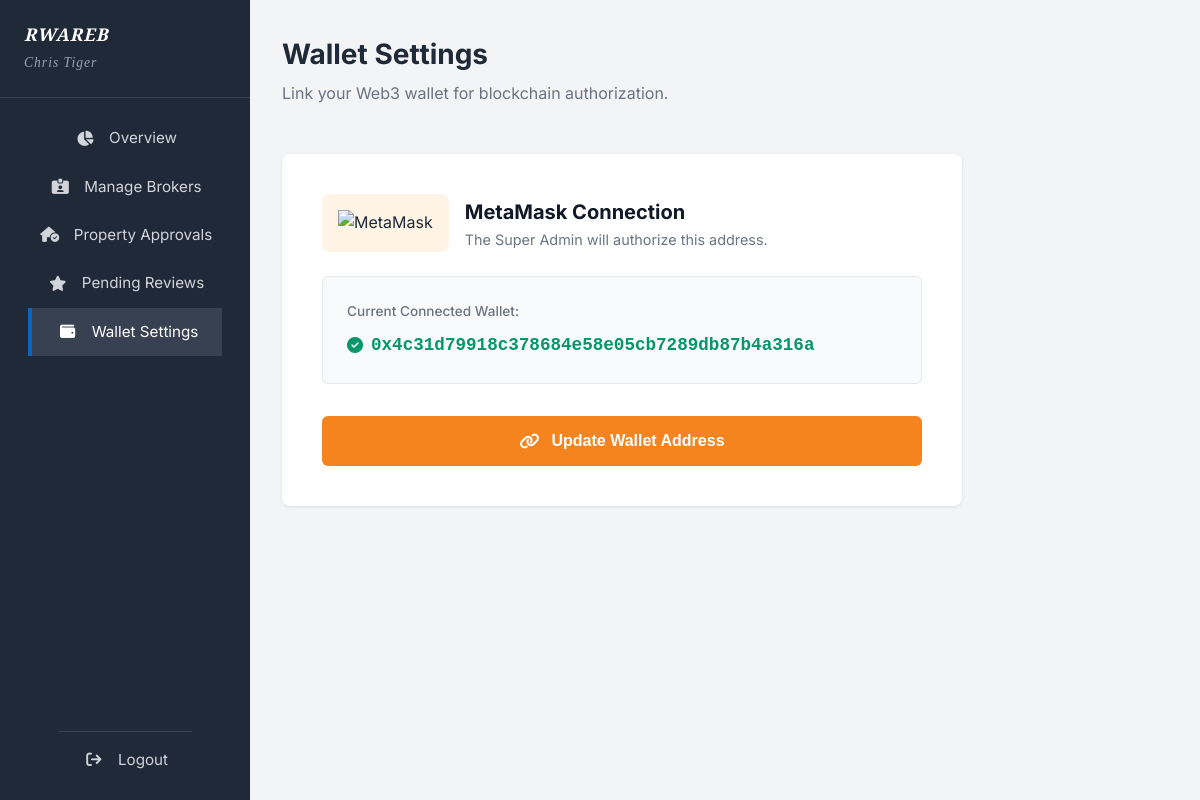
The page /assocdash/settings (signed in) on the database its author committed.
### models.py (models this page shows)
class Organization(db.Model):
    __tablename__ = 'organizations'
    id = db.Column(db.String(36), primary_key=True, default=generate_uuid)
    name = db.Column(db.String(150), unique=True, nullable=False)
    registration_number = db.Column(db.String(100), unique=True, nullable=False)
    email = db.Column(db.String(150), nullable=False)
    phone = db.Column(db.String(30), nullable=False)
    address = db.Column(db.Text, nullable=True)
    status = db.Column(db.String(20), default='Active')  # 'Active' or 'Suspended'
    created_by = db.Column(db.String(36), db.ForeignKey('super_admins.id'), nullable=False)
    created_at = db.Column(db.DateTime, default=datetime.utcnow)
    updated_at = db.Column(db.DateTime, default=datetime.utcnow, onupdate=datetime.utcnow)
    admins = db.relationship('AssociationAdmin', backref='organization', lazy=True)

class AssociationAdmin(db.Model):
    __tablename__ = 'association_admins'
    id = db.Column(db.String(36), primary_key=True, default=generate_uuid)
    full_name = db.Column(db.String(100), nullable=False)
    email = db.Column(db.String(150), unique=True, nullable=False)
    password_hash = db.Column(db.Text, nullable=False)
    organization_id = db.Column(db.String(36), db.ForeignKey('organizations.id'), nullable=False)
    account_status = db.Column(db.String(20), default='Active')  # 'Active' or 'Revoked'
    approved_at = db.Column(db.DateTime, nullable=True)
    created_by = db.Column(db.String(36), db.ForeignKey('super_admins.id'), nullable=False)
    created_at = db.Column(db.DateTime, default=datetime.utcnow)
    updated_at = db.Column(db.DateTime, default=datetime.utcnow, onupdate=datetime.utcnow)
    wallet_address = db.Column(db.String(100), nullable=True)

### association.py (the view, shortened to what this page needs)
@association.route('/assocdash/settings', methods=['GET', 'POST'])
@assoc_login_required
def settings():
    admin = AssociationAdmin.query.get(session['assoc_admin_id'])
    return render_template("assoc_settings.html")

### association.py (called while the page is built)
def assoc_login_required(f):
    @wraps(f)
    def decorated_function(*args, **kwargs):
        if 'assoc_admin_id' not in session:
            return redirect(url_for('landing.login_portal'))
        return f(*args, **kwargs)
    return decorated_function

### templates/assoc_settings.html (shortened to what this page needs)
{% extends "assoc_base.html" %}
{% block content %}
<div class="admin-header">
    <div>
        <h1>Wallet Settings</h1>
        <p style="color: #6B7280; margin-top: 0.25rem;">Link your Web3 wallet for blockchain authorization.</p>
    </div>
</div>
<div style="background-color: white; padding: 2.5rem; border-radius: 8px; box-shadow: 0 1px 3px rgba(0,0,0,0.1); max-width: 600px;">
    <div style="display: flex; align-items: center; gap: 1rem; margin-bottom: 1.5rem;">
        <div style="background-color: #FDF4E6; padding: 1rem; border-radius: 8px;">
            <img src="https://upload.wikimedia.org/wikipedia/commons/3/36/MetaMask_Fox.svg" alt="MetaMask" style="width: 40px; height: 40px;">
        </div>
        <div>
            <h2 style="margin: 0; font-size: 1.25rem; color: #111827;">MetaMask Connection</h2>
            <p style="margin: 0; color: #6B7280; font-size: 0.9rem;">The Super Admin will authorize this address.</p>
        </div>
    </div>
    <div style="background-color: #F9FAFB; border: 1px solid #E5E7EB; border-radius: 6px; padding: 1.5rem; margin-bottom: 2rem;">
        <span style="display: block; font-size: 0.85rem; color: #6B7280; margin-bottom: 0.5rem; font-weight: 500;">Current Connected Wallet:</span>
        {% if current_admin.wallet_address %}
            <div style="display: flex; align-items: center; gap: 0.5rem; color: #059669; font-weight: 600;">
                <i class="fa-solid fa-circle-check"></i>
                <span style="font-family: monospace; font-size: 1.1rem; word-break: break-all;">{{ current_admin.wallet_address }}</span>
            </div>
        {% else %}
            <div style="display: flex; align-items: center; gap: 0.5rem; color: #DC2626; font-weight: 500;">
                <i class="fa-solid fa-circle-xmark"></i>
                <span>No wallet linked. You cannot manage brokers on-chain yet.</span>
            </div>
        {% endif %}
    </div>
    <button onclick="connectWallet()" style="background-color: #F5841F; color: white; border: none; width: 100%; padding: 1rem; border-radius: 6px; font-size: 1rem; font-weight: 600; cursor: pointer; display: flex; justify-content: center; align-items: center; gap: 0.75rem; transition: background-color 0.2s;">
        <i class="fa-solid fa-link"></i>
        {{ 'Update Wallet Address' if current_admin.wallet_address else 'Connect MetaMask Wallet' }}
    </button>
</div>
{% endblock %}

### templates/assoc_base.html (shortened to what this page needs)
<!DOCTYPE html>
<html lang="en">
<head>
    <link rel="stylesheet" href="https://cdnjs.cloudflare.com/ajax/libs/font-awesome/6.4.0/css/all.min.css">
    <link rel="stylesheet" href="{{ url_for('static', filename='css/style.css') }}">
    <link rel="stylesheet" href="{{ url_for('static', filename='css/admin_style.css') }}">
</head>
<body>
    <div class="admin-layout">
        <aside class="admin-sidebar" style="background-color: #1F2937;">
            <div class="logo" style="padding: 1.5rem; border-bottom: 1px solid #374151;">
                <span style="display: block; font-size: 1.1rem; font-weight: bold; line-height: 1.2; color: white;">{{
                    current_admin.organization.name }}</span>
                <span
                    style="display: block; font-size: 0.85rem; color: #9CA3AF; font-weight: normal; margin-top: 0.4rem;">{{
                    current_admin.full_name }}</span>
            </div>
            <nav class="admin-nav">
                <a href="{{ url_for('association.dashboard') }}" class="{% if request.endpoint == 'association.dashboard' %}active{% endif %}">
                    <i class="fa-solid fa-chart-pie"></i> Overview
                </a>
                <a href="{{ url_for('association.brokers') }}" class="{% if 'brokers' in request.path %}active{% endif %}">
                    <i class="fa-solid fa-id-card-clip"></i> Manage Brokers
                </a>
                <a href="{{ url_for('association.manage_properties') }}" class="{% if 'properties' in request.path %}active{% endif %}">
                    <i class="fa-solid fa-house-circle-check"></i> Property Approvals
                </a>
                <a href="{{ url_for('association.manage_reviews') }}" class="{% if 'reviews' in request.path %}active{% endif %}">
                    <i class="fa-solid fa-star"></i> Pending Reviews
                </a>
                <a href="{{ url_for('association.settings') }}" class="{% if 'settings' in request.path %}active{% endif %}">
                    <i class="fa-solid fa-wallet"></i> Wallet Settings
                </a>
                <a href="{{ url_for('association.logout') }}" style="margin-top: auto; border-top: 1px solid #374151; padding-top: 1rem;">
                    <i class="fa-solid fa-arrow-right-from-bracket"></i> Logout
                </a>
            </nav>
        </aside>
        <main class="admin-main">
            {% block content %}{% endblock %}
        </main>
    </div>
</body>
</html>

### static/css/style.css (style rules this page uses)
:root { --bg-white: #FFFFFF; --text-dark: #1F2937; --text-muted: #6B7280; --border-grey: #E5E7EB; --hover-grey: #F3F4F6; --btn-blue: #0A66C2; --btn-blue-hover: #004182; --footer-bg: #2f426b; }
body { font-family: 'Inter', sans-serif; background-color: var(--bg-white); color: var(--text-dark); margin: 0; padding: 0; line-height: 1.6; display: flex; flex-direction: column; min-height: 100vh; }
nav { max-width: 1200px; margin: 0 auto; padding: 1rem 2rem; display: flex; justify-content: space-between; align-items: center; }
.logo { font-family: 'Playfair Display', serif; font-size: 1.5rem; font-style: italic; color: var(--text-dark); text-decoration: none; letter-spacing: 1px; font-weight: 700; }
main { max-width: 1200px; margin: 0 auto; padding: 2rem; flex: 1; }

### static/css/admin_style.css (style rules this page uses)
.admin-layout { display: flex; min-height: 100vh; background-color: var(--bg-white); }
.admin-sidebar { width: 250px; background-color: var(--text-dark); color: var(--bg-white); display: flex; flex-direction: column; }
.admin-sidebar .logo { padding: 1.5rem; color: var(--bg-white); border-bottom: 1px solid #374151; display: block; }
.admin-nav { display: flex; flex-direction: column; padding: 1rem 0; flex: 1; }
.admin-nav a { color: #D1D5DB; text-decoration: none; padding: 0.75rem 1.5rem; display: flex; align-items: center; font-size: 0.95rem; transition: background-color 0.2s, color 0.2s; }
.admin-nav a:hover, .admin-nav a.active { background-color: #374151; color: var(--bg-white); border-left: 4px solid var(--btn-blue); }
.admin-nav i { margin-right: 10px; width: 20px; text-align: center; }
.admin-main { flex: 1; background-color: var(--hover-grey); padding: 2rem; overflow-y: auto; }
.admin-header { display: flex; justify-content: space-between; align-items: center; margin-bottom: 2rem; }
.admin-header h1 { margin: 0; font-size: 1.75rem; color: var(--text-dark); }

### templates/assoc_base.html (style rules this page uses)
.admin-nav a { display: flex; align-items: center; }
.admin-nav a i { width: 24px; margin-right: 0.75rem; }

### rows shown on the page
Organization: organization.name "RWAREB"
AssociationAdmin: full_name "Chris Tiger", wallet_address "0x4c31d79918c378684e58e05cb7289db87b4a316a", wallet_address "Update Wallet Address"
